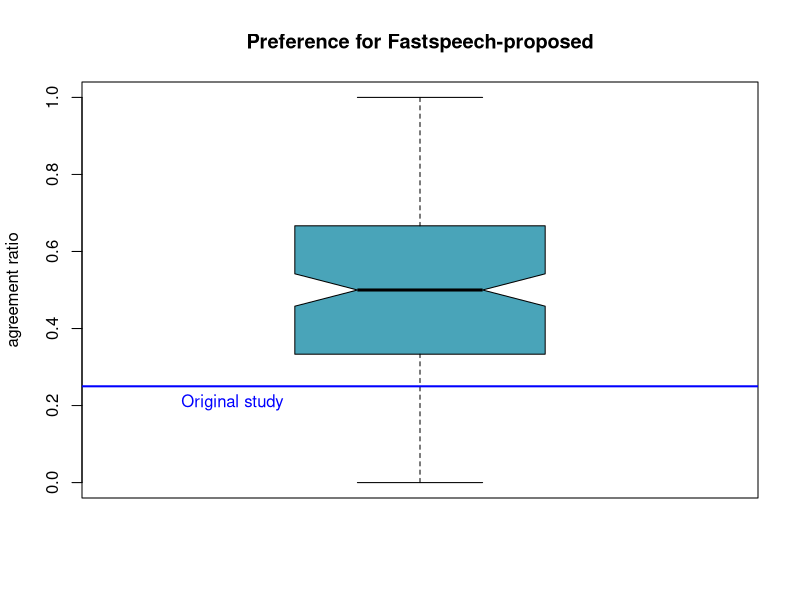
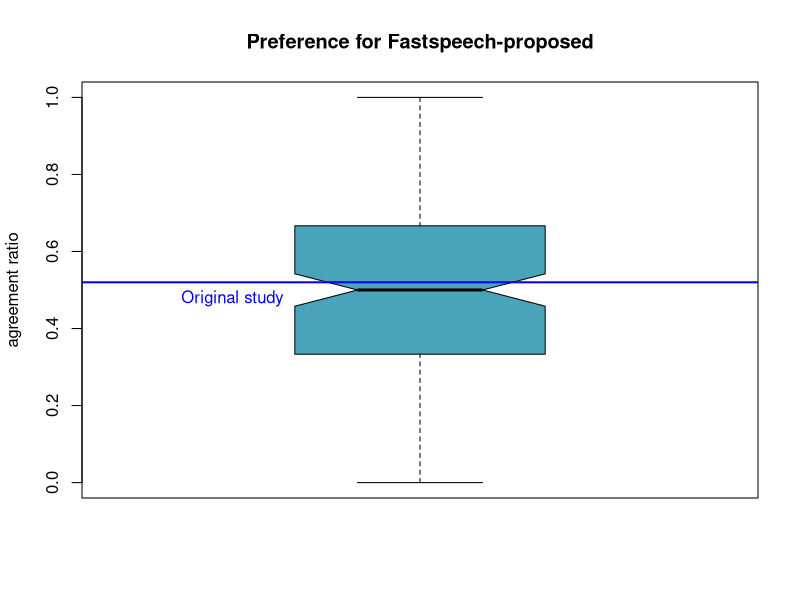
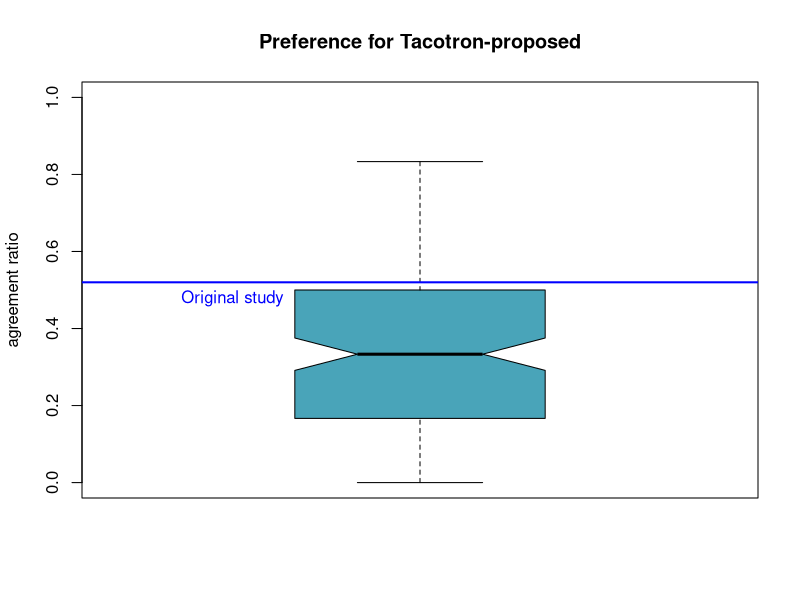
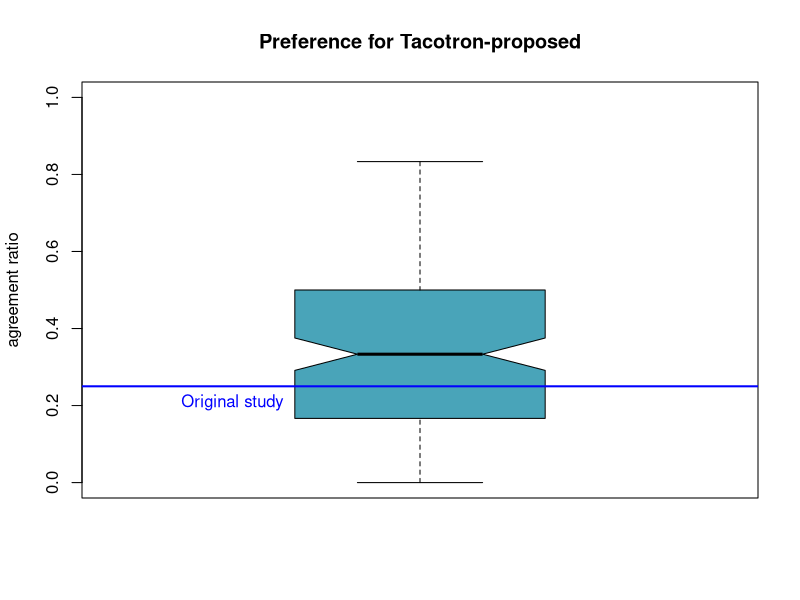
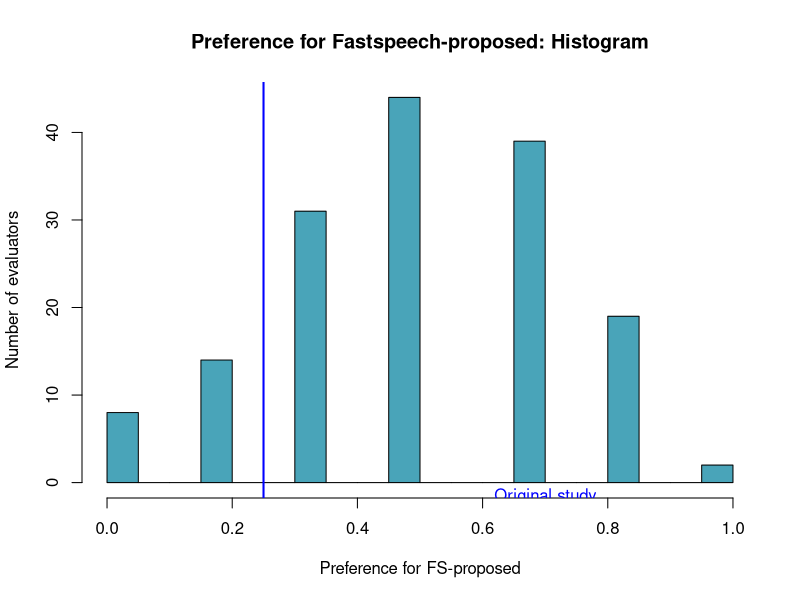
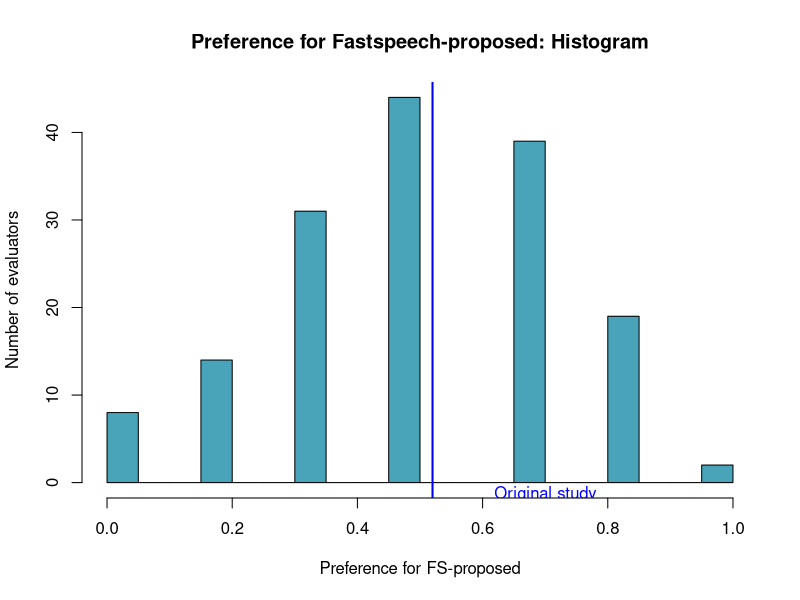
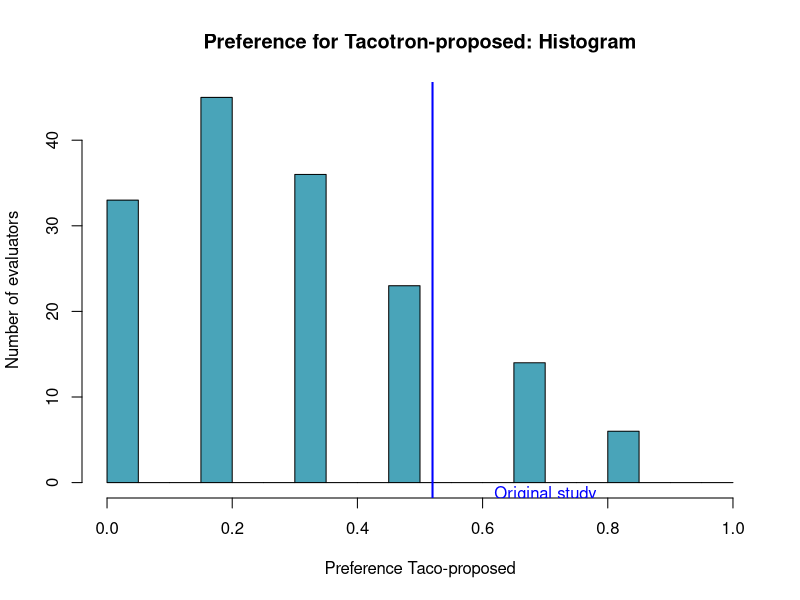
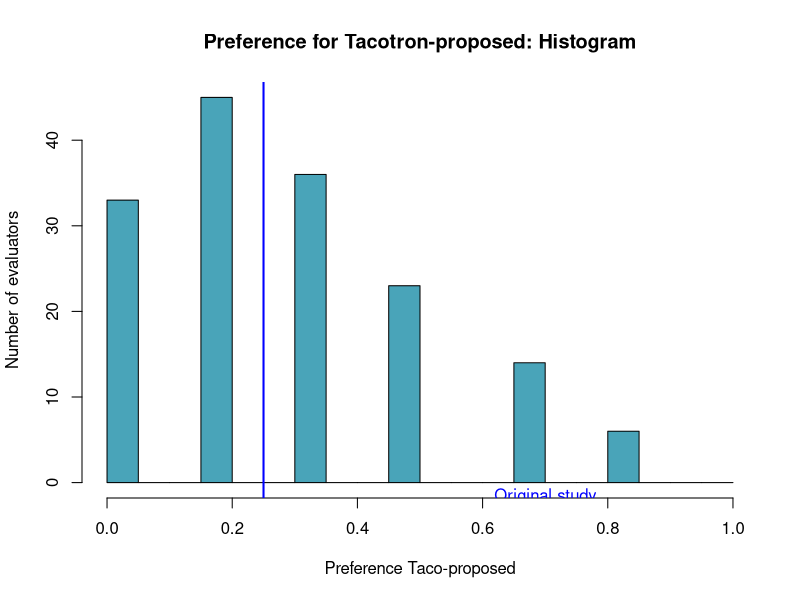

Write the R code that produced these figures, in order.
require(plyr)

## Read data
form_data <- read.csv("aggregated_form_data.csv")

# Column description:
# Person : Unique ID for a survey participant
# Question : Survey question ID
# Encoding : Provides the order and identity of systems for each question
# Method : Indicates whether the question was about Fastspeech or Tacotron 
# Preference : Which option was selected: A1 = Audio 1 und A2 = Audio 2
# Response = 0 or 1, where
#            1: Audio of proposed system was perceived as better
#            0: Audio of baseline was perceived as better or equal


#### Evaluation 1 ###

# Aggregation zu Anteilen pro Person

agg_data <- aggregate(form_data$Response, list(Person = form_data$Person,
                                                    Method = form_data$Method), mean)

# Data per Method
fs_daten <- agg_data[agg_data$Method == "fastspeech",]
taco_daten <- agg_data[agg_data$Method == "tacotron",]

p_original_fs_preferred <- 0.25 # Ratio of Response "Fastspeech-proposed is better than Tacotron-baseline" in original study
p_original_taco_preferred <- 0.52 # Ratio of Response "Tacotron-proposed is better than Tacotron-baseline" in original study

# Distribution Analysis

# Boxplots
jpeg(file="plots/boxplot_fastspeech.jpeg")
boxplot(fs_daten$x, ylim = c(0,1), col="#49A4B9",
        main = "Preference for Fastspeech-proposed", ylab = "agreement ratio", notch = TRUE)
abline(h = p_original_fs_preferred, col = "blue", lwd = 2) # Vergleichswert von Studie A
text(0.7,p_original_fs_preferred, pos = 1, "Original study", col = "blue")
dev.off()

jpeg(file="plots/boxplot_fastspeech_absline_transposed.jpeg")
boxplot(fs_daten$x, ylim = c(0,1), col="#49A4B9",
        main = "Preference for Fastspeech-proposed", ylab = "agreement ratio", notch = TRUE)
abline(h = p_original_taco_preferred, col = "blue", lwd = 2) # Vergleichswert von Studie A
text(0.7,p_original_taco_preferred, pos = 1, "Original study", col = "blue")
dev.off()

jpeg(file="plots/boxplot_taco.jpeg")
boxplot(taco_daten$x, ylim = c(0,1), col="#49A4B9",
        main = "Preference for Tacotron-proposed", ylab = "agreement ratio", notch = TRUE)
abline(h = p_original_taco_preferred, col = "blue", lwd = 2) # Vergleichswert von Studie A
text(0.7,p_original_taco_preferred, pos = 1, "Original study", col = "blue")
dev.off()

jpeg(file="plots/boxplot_taco_absline_transposed.jpeg")
boxplot(taco_daten$x, ylim = c(0,1), col="#49A4B9",
        main = "Preference for Tacotron-proposed", ylab = "agreement ratio", notch = TRUE)
abline(h = p_original_fs_preferred, col = "blue", lwd = 2) # Vergleichswert von Studie A
text(0.7,p_original_fs_preferred, pos = 1, "Original study", col = "blue")
dev.off()


# Histogramms
jpeg(file="plots/histogram_fastspeech.jpeg")
hist(fs_daten$x,  xlim = c(0,1), col="#49A4B9",
     main = "Preference for Fastspeech-proposed: Histogram", ylab = "Number of evaluators",
     xlab = "Preference for FS-proposed", breaks = seq(0,1,0.05))
abline(v = p_original_fs_preferred, col = "blue", lwd = 2) # Vergleichswert von Studie A
text(0.7,p_original_fs_preferred, pos = 1, "Original study", col = "blue")
dev.off()

jpeg(file="plots/histogram_fastspeech_abline_transposed.jpeg")
hist(fs_daten$x,  xlim = c(0,1), col="#49A4B9",
     main = "Preference for Fastspeech-proposed: Histogram", ylab = "Number of evaluators",
     xlab = "Preference for FS-proposed", breaks = seq(0,1,0.05))
abline(v = p_original_taco_preferred, col = "blue", lwd = 2) # Vergleichswert von Studie A
text(0.7,p_original_taco_preferred, pos = 1, "Original study", col = "blue")
dev.off()


jpeg(file="plots/histogram_taco.jpeg")
hist(taco_daten$x,  xlim = c(0,1), col="#49A4B9",
     main = "Preference for Tacotron-proposed: Histogram", ylab = "Number of evaluators",
     xlab = "Preference Taco-proposed", breaks = seq(0,1,0.05))
abline(v = p_original_taco_preferred, col = "blue", lwd = 2) # Vergleichswert von Studie A
text(0.7,p_original_taco_preferred, pos = 1, "Original study", col = "blue")
dev.off()

jpeg(file="plots/histogram_taco_abline_transposed.jpeg")
hist(taco_daten$x,  xlim = c(0,1), col="#49A4B9",
     main = "Preference for Tacotron-proposed: Histogram", ylab = "Number of evaluators",
     xlab = "Preference Taco-proposed", breaks = seq(0,1,0.05))
abline(v = p_original_fs_preferred, col = "blue", lwd = 2) # Vergleichswert von Studie A
text(0.7,p_original_fs_preferred, pos = 1, "Original study", col = "blue")
dev.off()



# Vorzeichentest
# Fastspeech
binom.test(x = sum(fs_daten$x > 0.5), n = nrow(fs_daten), p = p_original_fs_preferred)
#binom.test(x = sum(fs_daten$x > p_original_fs_preferred), n = nrow(fs_daten))

# Fastspeech Transposed
binom.test(x = sum(fs_daten$x > 0.5), n = nrow(fs_daten), p = p_original_taco_preferred) # transposed

# Tacotron
binom.test(x = sum(taco_daten$x > 0.5), n = nrow(taco_daten), p = p_original_taco_preferred)

# Tacotron Transposed
binom.test(x = sum(taco_daten$x > 0.5), n = nrow(taco_daten), p = p_original_fs_preferred) # transposed



#### Evaluation 2 ###

# Mixed effect model
library("lme4")
fit <- glmer(Response ~  Method + (1|Person), data = form_data,
             family = "binomial")
summary(fit)


## Explanation & additional info
# Model formula
# Y = 1 = proposed better than baseline
# log(Odds) = log(P(Y = 1)/(1 - P(Y = 1))) = b0 + b1*Methodtacotron + pi
# Methodtacotron = binary variable: 1 if Method = tacotron, 0 if Method = fastspeech
b0 = -0.00036 # from output of summary(fit)
b1 = -0.95558 # from output of summary(fit)
# pi = random effect for each person. Each person’s random effect is assumed
#       to be drawn from a normal distribution with mean 0 and standard deviation 0.5222 (variance = 0.2727)

# Interpretation:
# With odds via coefficients:
exp(-0.955)
# The odds of "method is better than baseline" is about 0.3848 times lower for the tacotron questions than
# the corresponding odds for the fastspeech questions
# Mathematically:
# odds_tacotron = exp(b0) * exp(b1) * exp(pi)
# odds_fastspeech = exp(b0) * exp(pi)
# -> odds_tacotron  = odds_fastspeech * exp(-0.955) = odds_fastspeech * 0.3848
# 95% Confidence Interval for difference in odds:
exp(confint(fit, parm = "Methodtacotron")) 

# With probabilities:
# Predicted mean probabilities (P(Y = 1)) for each method:
predict(fit, type = "response",  re.form = NA,
        newdata = data.frame(Method = c("fastspeech", "tacotron")))
# Fastspeech: P(Y = 1) = P(Y = "Proposed better than baseline") = 0.4999094
# Tacotron: P(Y = 1) = 0.2776920 

odds_tacotron = exp(b0) * exp(b1) * exp(pi)
exp(b0 + pi)

